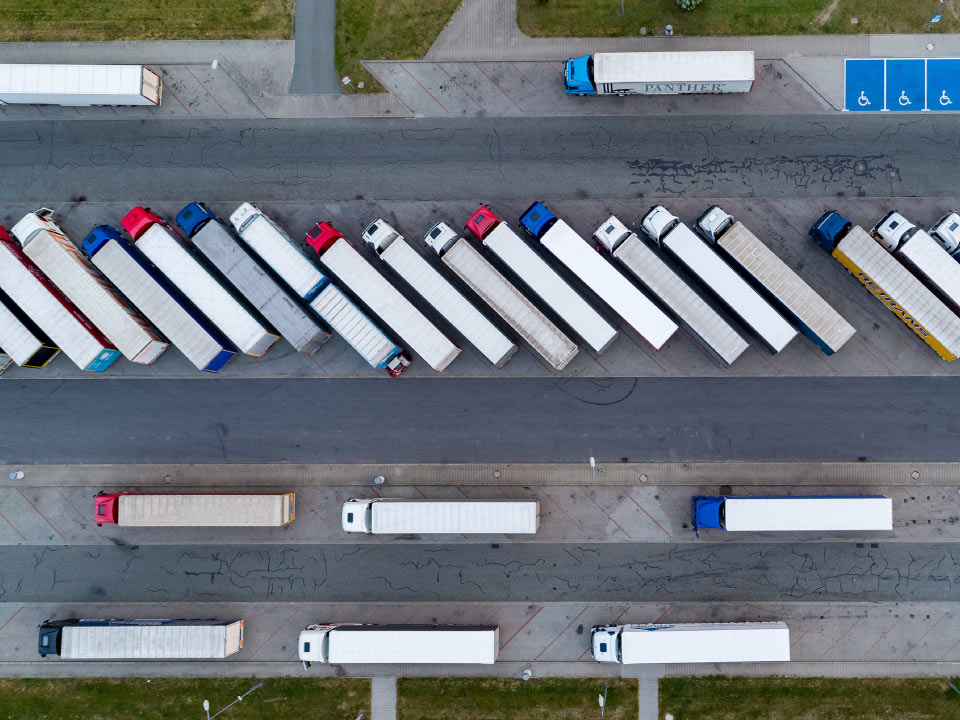
#> input picture SecondYear/ComputerVision/Weeks 2 & 3/data/trucks1.jpg, 960 x 720 px
$ jupyter execute --allow-errors CV_LM2TU01_A9_T9_students.ipynb
#> lines starting #> are read from the running program, lines starting #| are printed output that depends on the picture; after the words box and inside, x2 and y2 are one past the last pixel; in counts of white or black regions, pixels touching at a corner belong together
# Task 2.1.9: Task : Object Detection Assignment Part 1

Part 1/2 of the final assignment.

[cell 1]
# Importing required libraries, which include:
# OpenCV library used for the many tasks in computer vision, from loading images, to processing, detecting, shapes, tracking objects etc.:
import cv2
# Numpy is very useful computation library, here we can use it to compute means:
import numpy as np
# We need the following to show images as plots (x and y axes), later we will use it to draw actual plots too:
import matplotlib.pyplot as plt
# We need the following to draw areas of interest on our plots and images:
import matplotlib.patches as patches
# We need the following to access folders in our OS
import os

### Assignment Task 1 - Image Pre-processing

The first part of creating your own simple object detector will be to implement code to preprocess the image, so that each image will be standardized for the following steps. In this first task you must implement the first part of your code which will pre-process all the images in a given folder. Make sure to resize the images to standard dimensions, convert them to RGB color space, convert them to grayscale and also do histogram equalization on the grayscale images. Implement your code such that it will save the processed images into a folder for use in the rest of the assignment.

[cell 2]
def preprocess_image(image_path, output_folder, standard_size=(256, 256)):

        # Load the image
#> called with image_path = './data/trucks1.jpg', output_folder = './data/processed_images', standard_size = (256, 256)
    image = cv2.imread(image_path)
#> image is the input picture: shape (720, 960, 3); mean B, G, R 123.9, 117.1, 110.9
    if image is None:
        raise ValueError(f"Could not load image: {image_path}")

    # Resize the image to the standard dimensions
    image_resized = cv2.resize(image, standard_size)
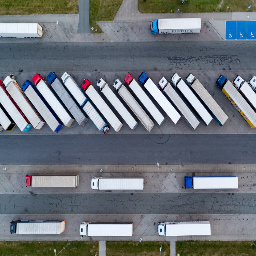
#> image_resized: shape (256, 256, 3); mean B, G, R 123.8, 117, 110.8

    # Convert to RGB (by default OpenCV loads images in BGR)
    image_rgb = cv2.cvtColor(image_resized, cv2.COLOR_BGR2RGB)

    # Convert to Grayscale
    image_gray = cv2.cvtColor(image_rgb, cv2.COLOR_RGB2GRAY)
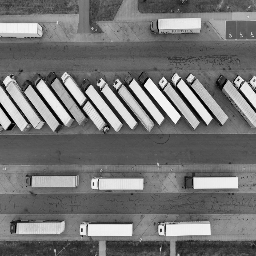
#> image_gray: shape (256, 256); min 1, max 249, mean 115.9

    # Histogram equalization for the grayscale image
    image_equalized = cv2.equalizeHist(image_gray)
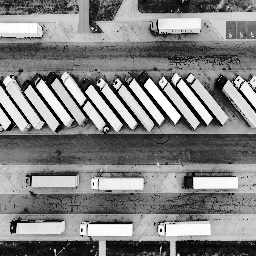
#> image_equalized: shape (256, 256); min 0, max 255, mean 128.5

    # Save processed images to the output folder
    if not os.path.exists(output_folder):
        os.makedirs(output_folder)

    base_filename = os.path.splitext(os.path.basename(image_path))[0]
    cv2.imwrite(os.path.join(output_folder, f"{base_filename}_rgb.png"),
                cv2.cvtColor(image_rgb, cv2.COLOR_RGB2BGR))
    cv2.imwrite(os.path.join(output_folder, f"{base_filename}_gray.png"),
                image_gray)
    cv2.imwrite(os.path.join(output_folder, f"{base_filename}_equalized.png"),
                image_equalized)

    return image_rgb, image_gray, image_equalized


def batch_process_images(folder_path, output_folder):

    # Check if output folder exists, if not, create it
    if not os.path.exists(output_folder):
        os.makedirs(output_folder)

    # Loop over all files in the folder and process them
    for filename in os.listdir(folder_path):
        image_path = os.path.join(folder_path, filename)

        if not os.path.isfile(image_path):
            continue

        preprocess_image(image_path, output_folder)

### Assignment Task 2 - Feature extraction using edge detection - locating objects within image

Now that we have pre-processed the images, we have a good base on which to build our simple object detection software. One technique that is often used as a part of the object detection pipeline is edge detection, which provides us with information about where different objects are within the image, and in some cases can also help us determine what an object is based on its edges. In this task you must detect the edges of the fruit and draw a contour or bounding box around the fruit.

[cell 3]
def edge_based_object_location(image_path):

    rgb, gray, equalized = preprocess_image(image_path, './data/processed_images')

    output = rgb.copy()

    # Edge detection
    edges = cv2.Canny(equalized, 50, 150)
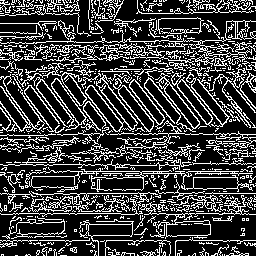
#> edges: shape (256, 256); 25.2% white in thin lines or dots


    kernel = np.ones((2, 2), np.uint8)
    edges_closed = cv2.morphologyEx(edges, cv2.MORPH_CLOSE, kernel)
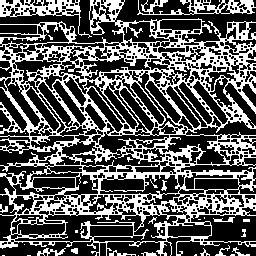
#> edges_closed: shape (256, 256); 35.1% white; 37 white regions (21 under 20 px)

    # Find contours
    contours, _ = cv2.findContours(edges, cv2.RETR_EXTERNAL, cv2.CHAIN_APPROX_SIMPLE)
#> contours = 530 contours, 482 with area under 20; largest, box (x1, y1, x2, y2) and area: (85, 73, 138, 132) 1070, (33, 77, 87, 131) 1020, (140, 195, 256, 239) 809, (25, 168, 253, 192) 730, (144, 73, 200, 132) 618

    for contour in contours:
        area = cv2.contourArea(contour)
        if area < 500:
            continue

        x, y, w, h = cv2.boundingRect(contour)
        cv2.rectangle(output, (x, y), (x + w, y + h), (255, 0, 0), 2)
#> this loop made 530 passes
#> area on passes 28, 46: 21.5, 23
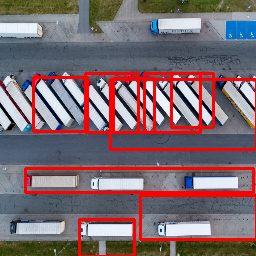
#> output: shape (256, 256, 3); mean R, G, B 125.2, 105.5, 111.2

    return output

# Test on an image
image_path = './data/trucks1.jpg'
result_image = edge_based_object_location(image_path)
plt.imshow(result_image)
plt.title("Detected Objects")
plt.axis('off')
plt.show()

### Assignment Task 3 - Fruit detection based on color values

From our pre-processed images we can extract even more useful information to help us in determining where and what objects are in our image. In this task, use the color values (HSV - Hue values) of the different fruits, to be able to determine which fruit is where in a different image. First use the images of a singular fruit, save the information regarding HSV and then try to automatically detect the correct fruit in the image of mixed fruits. Draw a bounding box with a label around the fruit.

[cell 4]
def get_hsv_thresholds(image_path):
    """
    Convert the image to HSV and allow the user to select the color range.

    Parameters:
    - image_path (str): Path to the representative fruit image.

    Returns:
    - (tuple): lower and upper HSV thresholds
    """

    # [8 lines of commented-out code are left out]
    h_l, s_l, v_l = 0, 0, 0
    h_u, s_u, v_u = 180, 255, 255

    # Return the final thresholds
    return (h_l, s_l, v_l), (h_u, s_u, v_u)

def detect_fruits_in_image(image_path, hsv_thresholds):
    """
    Detect fruits in the given image based on provided HSV thresholds.

    Parameters:
    - image_path (str): Path to the image to detect fruits in.
    - hsv_thresholds (dict): Dictionary with fruit name as key and its HSV thresholds as value.

    Returns:
    - (ndarray): Annotated image with detected fruits highlighted.
    """
    # Load the image

    # Convert to HSV

    # Loop over each fruit and using mask & morphological operations, detect contours and area of fruit - draw bounding boxes with labels around detected contours

    return #image

representative_images = {
    'apple': './AdataPreprocess/apple_resized.jpg',
    'avocado': './AdataPreprocess/avocado_resized.jpg',
    'lemon': './AdataPreprocess/lemons2_resized.jpg'
}

# Save hsv thresholds for all different images
hsv_thresholds = {}

for fruit, path in representative_images.items():
    print(f"Set HSV thresholds for {fruit}. Adjust the trackbars and press 'q' when done.")
    lower, upper = get_hsv_thresholds(path)
    hsv_thresholds[fruit] = (lower, upper)

# Now detect fruits in a new image
image_path = './AdataPreprocess/mix1_resized.jpg'
result = detect_fruits_in_image(image_path, hsv_thresholds)

# Display and save the result
plt.figure(figsize=(10, 6))
#> (the rest of this cell did not finish here and is left out)
